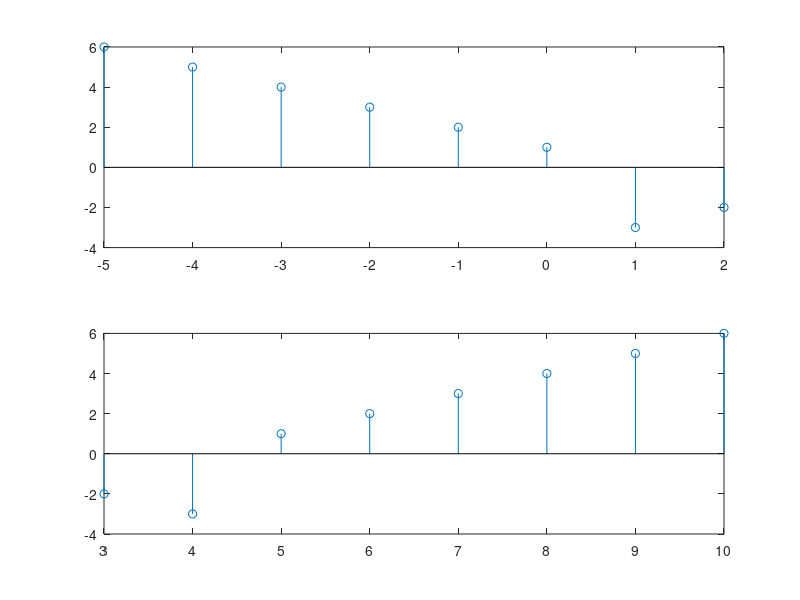

This chart was generated by the following MATLAB code:
%% clear
clc
clear all
close all

%% declare
y = [-2 -3 1 2 3 4 5 6];
n = -2:1:5;
k = 5;

%% plot
subplot(2,1,1);
stem(-n, y)

subplot(2,1,2);
stem(n+k, y)